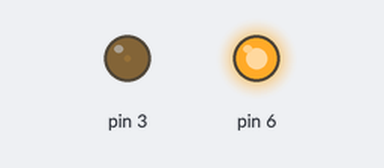
This sketch was run on a simulated Arduino Uno, built with avr-gcc and run on an emulated ATmega328P. Parts: output pins drawn as LEDs (lit = HIGH).

Above: at 0.05 s.
At 0.55 s:
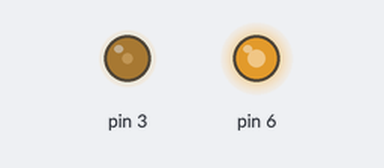
At 1.05 s:
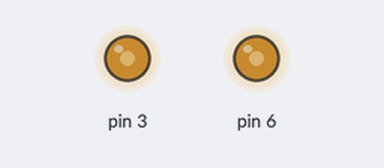
At 2.05 s:
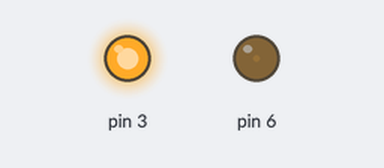
Timing chart, 0 to 4.8 s (numbered marks = the images above):
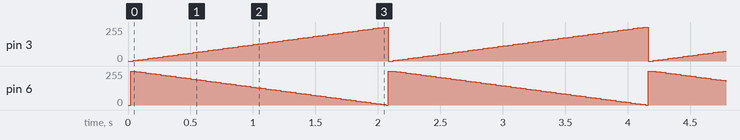

Measured:
- by itself, pin 3: ramps from 0/255 to 255/255 and jumps back, once every 2.1 s
- by itself, pin 6: ramps from 255/255 to 0/255 and jumps back, once every 2.1 s

The sketch:

analogWrite_doublefade.ino
```cpp
void setup() {
  // initialize digital pin LED_BUILTIN as an output.
  pinMode(3, OUTPUT);
  pinMode(6, OUTPUT);
//  pinMode(9, OUTPUT);
}

void loop() {
  // put your main code here, to run repeatedly:
  for(int i = 0; i<=255; i=i+5)
  {
    analogWrite(3,i);
    delay(20);
    analogWrite(6,255-i);
    delay(20);
  }
  digitalWrite(3,LOW);
  digitalWrite(6,HIGH);
}
```
